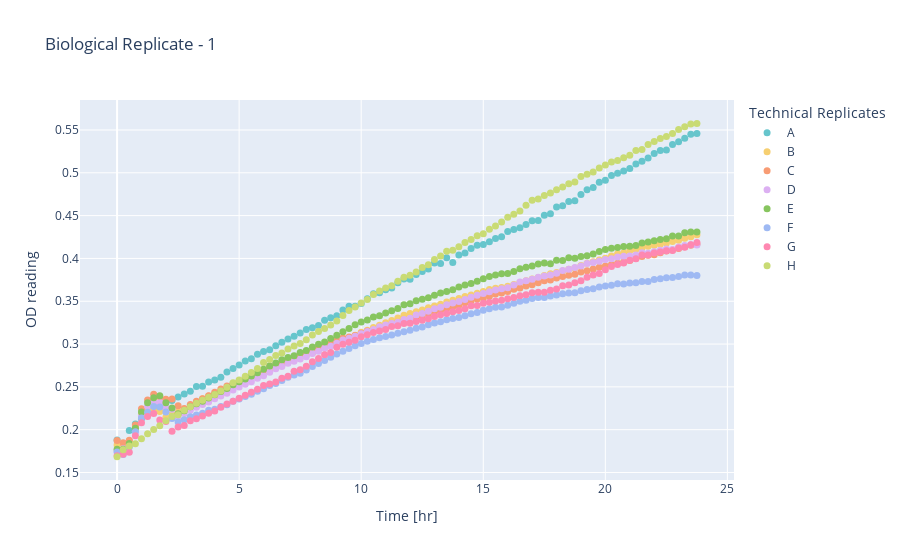
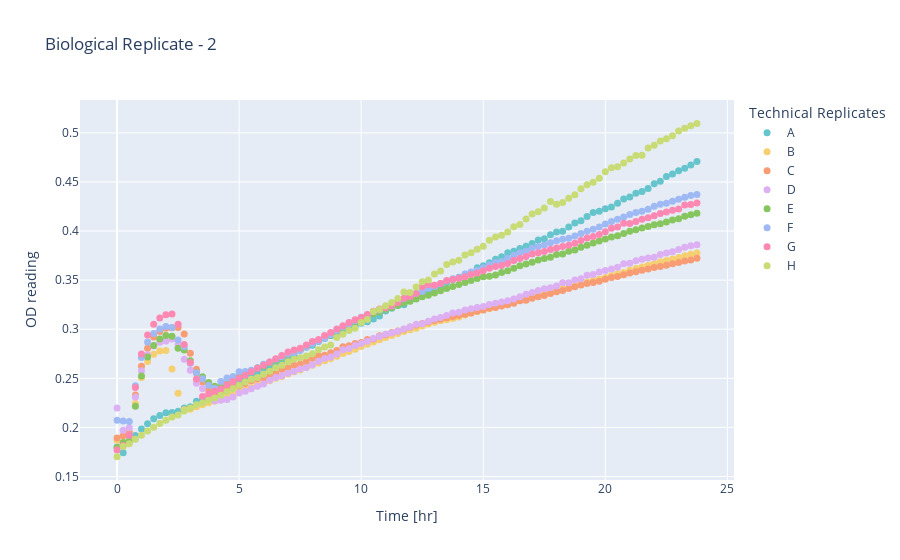
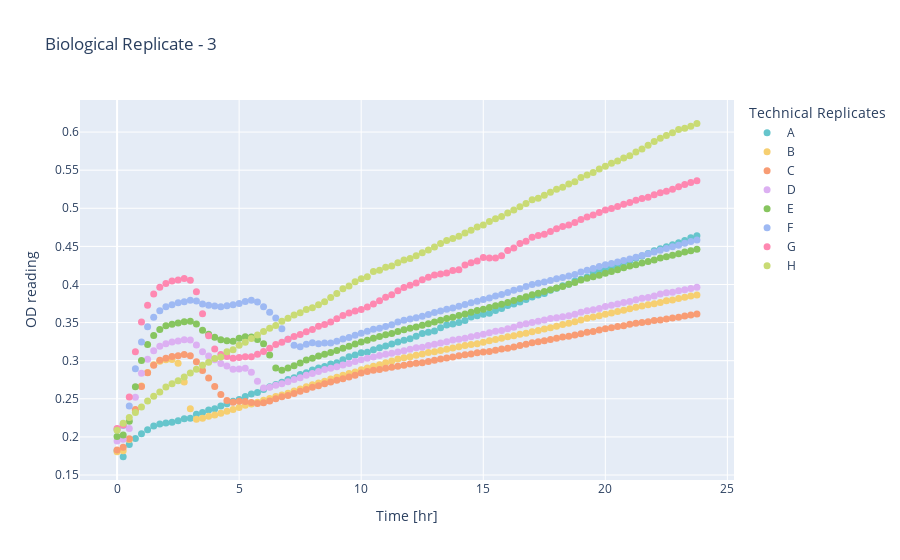
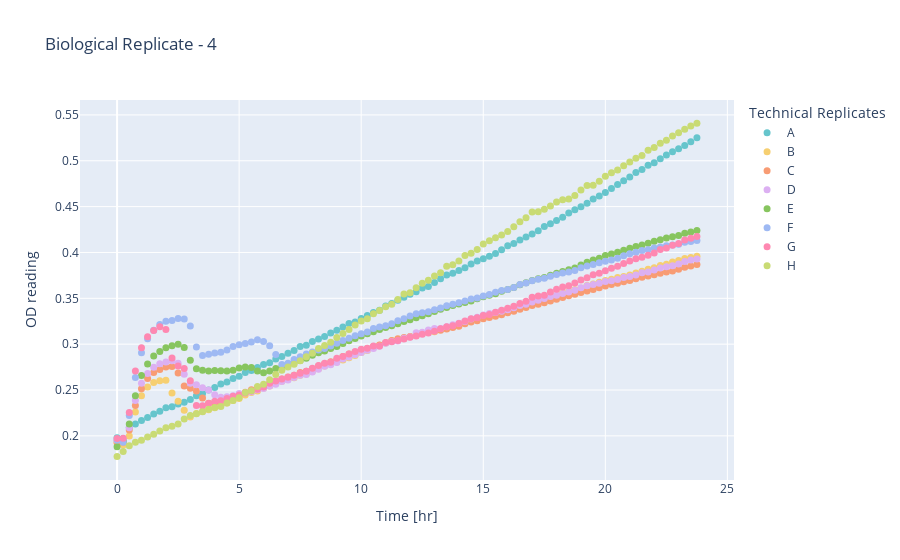

Source (notebook cell) for these figures, in order:
### Code cell
for i in range(1, 5):
    plot_timeseries_interactive(avg_tables[i-1], f'Biological Replicate - {i}', 'Technical Replicates')
